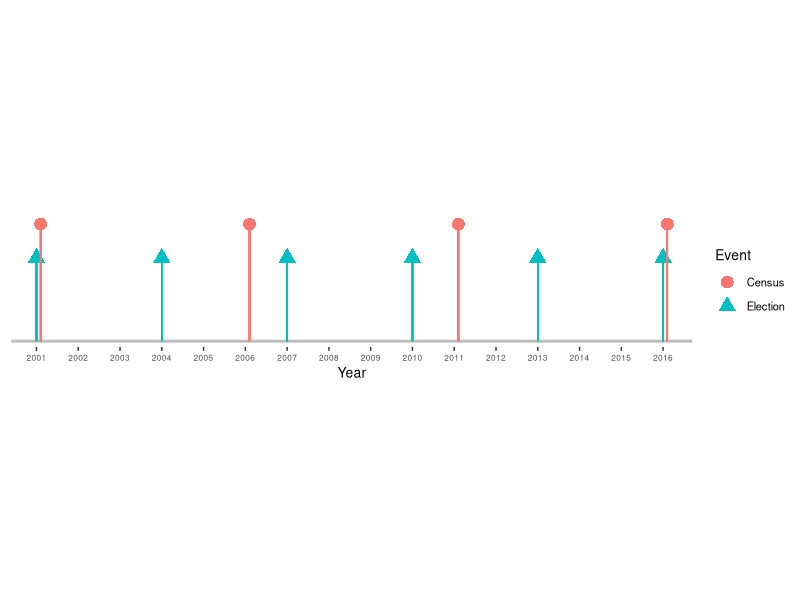

This figure's R source:
## ---- chunk 1
library(tidyverse)
timeline <- data.frame(year = c(2001:2016)) %>%
  mutate(Election = ifelse(year %in% c(2001, 2004, 2007, 2010, 2013, 2016),1,0),
         Census = ifelse(year %in% c(2001, 2006, 2011, 2016), 1.4, 0)) %>%
  gather(c(Election,Census), key = event, value = measure) %>%  filter(measure != 0) %>%
  mutate(year_vis = ifelse(event == "Census", year + 0.1, year))


ggplot(timeline, aes(x=year_vis, y=measure)) + geom_point(aes(color=as.factor(event),shape=as.factor(event)),size = 4) + labs(color = "Event", shape = "Event") + geom_hline(yintercept=0, size =1, color = 'grey', show.legend = FALSE) + geom_segment(x=2001,xend=2001, y=1, yend=0, color = '#00BFC4') + geom_segment(x=2004,xend=2004, y=1, yend=0, color = '#00BFC4') + geom_segment(x=2007,xend=2007, y=1, yend=0, color = '#00BFC4') + geom_segment(x=2010,xend=2010, y=1, yend=0, color = '#00BFC4') + geom_segment(x=2013,xend=2013, y=1, yend=0, color = '#00BFC4') + geom_segment(x=2016,xend=2016, y=1, yend=0, color = '#00BFC4') + geom_segment(x=2001.1,xend=2001.1, y=1.4, yend=0, color = '#F8766D') + geom_segment(x=2006.1,xend=2006.1, y=1.4, yend=0, color = '#F8766D') + geom_segment(x=2011.1,xend=2011.1, y=1.4, yend=0, color = '#F8766D') + geom_segment(x=2016.1,xend=2016.1, y=1.4, yend=0, color = '#F8766D') + labs(x="Year") + theme(text=element_text(size=10), axis.text.x=element_text(size=6),axis.text.y=element_blank(), axis.title.y=element_blank(), plot.background=element_blank(), axis.ticks.y = element_blank(), panel.background = element_blank()) + scale_x_discrete(limits = c(2001:2016)) + coord_fixed(ratio = 2)
